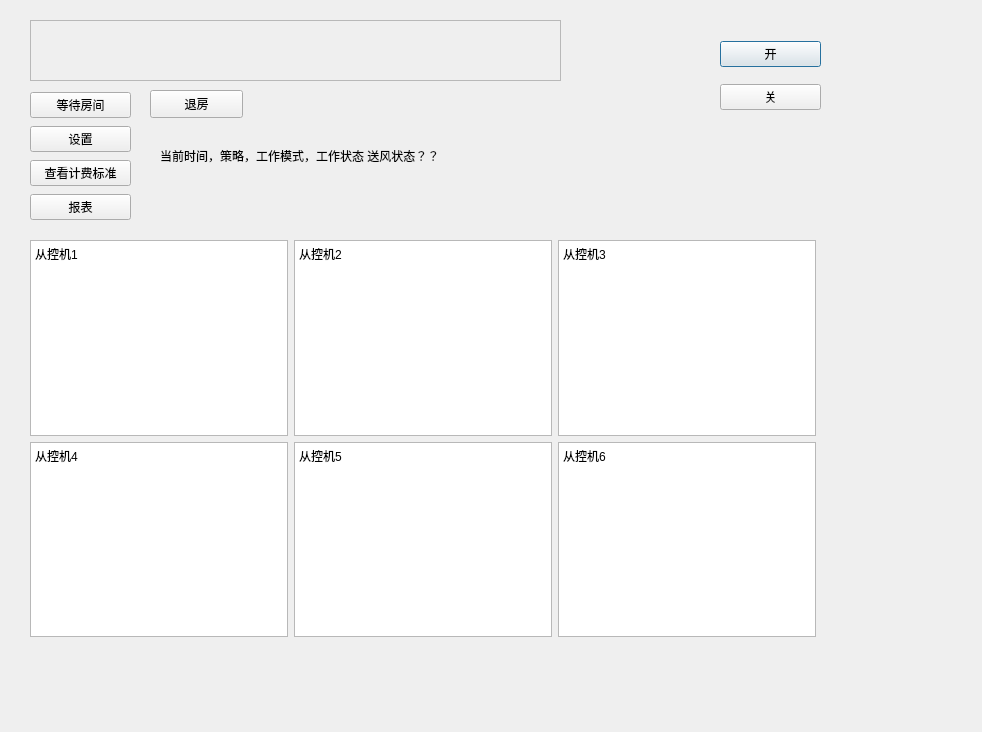
<?xml version="1.0" encoding="UTF-8"?>
<ui version="4.0">
 <class>Serverui</class>
 <widget class="QDialog" name="Serverui">
  <property name="geometry">
   <rect>
    <x>0</x>
    <y>0</y>
    <width>982</width>
    <height>732</height>
   </rect>
  </property>
  <property name="windowTitle">
   <string>Dialog</string>
  </property>
  <widget class="QWidget" name="layoutWidget">
   <property name="geometry">
    <rect>
     <x>720</x>
     <y>30</y>
     <width>101</width>
     <height>91</height>
    </rect>
   </property>
   <layout class="QVBoxLayout" name="verticalLayout">
    <item>
     <widget class="QPushButton" name="onBtn">
      <property name="text">
       <string>开</string>
      </property>
     </widget>
    </item>
    <item>
     <widget class="QPushButton" name="offBtn">
      <property name="text">
       <string>关</string>
      </property>
     </widget>
    </item>
   </layout>
  </widget>
  <widget class="QFrame" name="frame">
   <property name="geometry">
    <rect>
     <x>30</x>
     <y>20</y>
     <width>531</width>
     <height>61</height>
    </rect>
   </property>
   <property name="frameShape">
    <enum>QFrame::StyledPanel</enum>
   </property>
   <property name="frameShadow">
    <enum>QFrame::Raised</enum>
   </property>
   <layout class="QHBoxLayout" name="horizontalLayout"/>
  </widget>
  <widget class="QLabel" name="display">
   <property name="geometry">
    <rect>
     <x>590</x>
     <y>190</y>
     <width>121</width>
     <height>101</height>
    </rect>
   </property>
   <property name="text">
    <string/>
   </property>
  </widget>
  <widget class="QLabel" name="label">
   <property name="geometry">
    <rect>
     <x>160</x>
     <y>100</y>
     <width>351</width>
     <height>111</height>
    </rect>
   </property>
   <property name="text">
    <string>当前时间，策略，工作模式，工作状态 送风状态？？</string>
   </property>
  </widget>
  <widget class="QPushButton" name="checkoutBtn">
   <property name="geometry">
    <rect>
     <x>150</x>
     <y>90</y>
     <width>93</width>
     <height>28</height>
    </rect>
   </property>
   <property name="text">
    <string>退房</string>
   </property>
  </widget>
  <widget class="QWidget" name="layoutWidget">
   <property name="geometry">
    <rect>
     <x>30</x>
     <y>90</y>
     <width>101</width>
     <height>135</height>
    </rect>
   </property>
   <layout class="QVBoxLayout" name="verticalLayout_2">
    <item>
     <widget class="QPushButton" name="waitQueBtn">
      <property name="text">
       <string>等待房间</string>
      </property>
     </widget>
    </item>
    <item>
     <widget class="QPushButton" name="setBtn">
      <property name="text">
       <string>设置</string>
      </property>
     </widget>
    </item>
    <item>
     <widget class="QPushButton" name="pushButton_4">
      <property name="text">
       <string>查看计费标准</string>
      </property>
     </widget>
    </item>
    <item>
     <widget class="QPushButton" name="formBtn">
      <property name="text">
       <string>报表</string>
      </property>
     </widget>
    </item>
   </layout>
  </widget>
  <widget class="QWidget" name="layoutWidget">
   <property name="geometry">
    <rect>
     <x>30</x>
     <y>240</y>
     <width>786</width>
     <height>397</height>
    </rect>
   </property>
   <layout class="QVBoxLayout" name="verticalLayout_3">
    <item>
     <layout class="QHBoxLayout" name="horizontalLayout_3">
      <item>
       <widget class="QTextBrowser" name="s1Browser">
        <property name="html">
         <string>&lt;!DOCTYPE HTML PUBLIC &quot;-//W3C//DTD HTML 4.0//EN&quot; &quot;http://www.w3.org/TR/REC-html40/strict.dtd&quot;&gt;
&lt;html&gt;&lt;head&gt;&lt;meta name=&quot;qrichtext&quot; content=&quot;1&quot; /&gt;&lt;style type=&quot;text/css&quot;&gt;
p, li { white-space: pre-wrap; }
&lt;/style&gt;&lt;/head&gt;&lt;body style=&quot; font-family:'SimSun'; font-size:9pt; font-weight:400; font-style:normal;&quot;&gt;
&lt;p style=&quot; margin-top:0px; margin-bottom:0px; margin-left:0px; margin-right:0px; -qt-block-indent:0; text-indent:0px;&quot;&gt;从控机1&lt;/p&gt;&lt;/body&gt;&lt;/html&gt;</string>
        </property>
       </widget>
      </item>
      <item>
       <widget class="QTextBrowser" name="s2Browser">
        <property name="html">
         <string>&lt;!DOCTYPE HTML PUBLIC &quot;-//W3C//DTD HTML 4.0//EN&quot; &quot;http://www.w3.org/TR/REC-html40/strict.dtd&quot;&gt;
&lt;html&gt;&lt;head&gt;&lt;meta name=&quot;qrichtext&quot; content=&quot;1&quot; /&gt;&lt;style type=&quot;text/css&quot;&gt;
p, li { white-space: pre-wrap; }
&lt;/style&gt;&lt;/head&gt;&lt;body style=&quot; font-family:'SimSun'; font-size:9pt; font-weight:400; font-style:normal;&quot;&gt;
&lt;p style=&quot; margin-top:0px; margin-bottom:0px; margin-left:0px; margin-right:0px; -qt-block-indent:0; text-indent:0px;&quot;&gt;从控机2&lt;/p&gt;&lt;/body&gt;&lt;/html&gt;</string>
        </property>
       </widget>
      </item>
      <item>
       <widget class="QTextBrowser" name="s3Browser">
        <property name="html">
         <string>&lt;!DOCTYPE HTML PUBLIC &quot;-//W3C//DTD HTML 4.0//EN&quot; &quot;http://www.w3.org/TR/REC-html40/strict.dtd&quot;&gt;
&lt;html&gt;&lt;head&gt;&lt;meta name=&quot;qrichtext&quot; content=&quot;1&quot; /&gt;&lt;style type=&quot;text/css&quot;&gt;
p, li { white-space: pre-wrap; }
&lt;/style&gt;&lt;/head&gt;&lt;body style=&quot; font-family:'SimSun'; font-size:9pt; font-weight:400; font-style:normal;&quot;&gt;
&lt;p style=&quot; margin-top:0px; margin-bottom:0px; margin-left:0px; margin-right:0px; -qt-block-indent:0; text-indent:0px;&quot;&gt;从控机3&lt;/p&gt;&lt;/body&gt;&lt;/html&gt;</string>
        </property>
       </widget>
      </item>
     </layout>
    </item>
    <item>
     <layout class="QHBoxLayout" name="horizontalLayout_4">
      <item>
       <widget class="QTextBrowser" name="s4Browser">
        <property name="html">
         <string>&lt;!DOCTYPE HTML PUBLIC &quot;-//W3C//DTD HTML 4.0//EN&quot; &quot;http://www.w3.org/TR/REC-html40/strict.dtd&quot;&gt;
&lt;html&gt;&lt;head&gt;&lt;meta name=&quot;qrichtext&quot; content=&quot;1&quot; /&gt;&lt;style type=&quot;text/css&quot;&gt;
p, li { white-space: pre-wrap; }
&lt;/style&gt;&lt;/head&gt;&lt;body style=&quot; font-family:'SimSun'; font-size:9pt; font-weight:400; font-style:normal;&quot;&gt;
&lt;p style=&quot; margin-top:0px; margin-bottom:0px; margin-left:0px; margin-right:0px; -qt-block-indent:0; text-indent:0px;&quot;&gt;从控机4&lt;/p&gt;&lt;/body&gt;&lt;/html&gt;</string>
        </property>
       </widget>
      </item>
      <item>
       <widget class="QTextBrowser" name="s5Browser">
        <property name="html">
         <string>&lt;!DOCTYPE HTML PUBLIC &quot;-//W3C//DTD HTML 4.0//EN&quot; &quot;http://www.w3.org/TR/REC-html40/strict.dtd&quot;&gt;
&lt;html&gt;&lt;head&gt;&lt;meta name=&quot;qrichtext&quot; content=&quot;1&quot; /&gt;&lt;style type=&quot;text/css&quot;&gt;
p, li { white-space: pre-wrap; }
&lt;/style&gt;&lt;/head&gt;&lt;body style=&quot; font-family:'SimSun'; font-size:9pt; font-weight:400; font-style:normal;&quot;&gt;
&lt;p style=&quot; margin-top:0px; margin-bottom:0px; margin-left:0px; margin-right:0px; -qt-block-indent:0; text-indent:0px;&quot;&gt;从控机5&lt;/p&gt;&lt;/body&gt;&lt;/html&gt;</string>
        </property>
       </widget>
      </item>
      <item>
       <widget class="QTextBrowser" name="s6">
        <property name="html">
         <string>&lt;!DOCTYPE HTML PUBLIC &quot;-//W3C//DTD HTML 4.0//EN&quot; &quot;http://www.w3.org/TR/REC-html40/strict.dtd&quot;&gt;
&lt;html&gt;&lt;head&gt;&lt;meta name=&quot;qrichtext&quot; content=&quot;1&quot; /&gt;&lt;style type=&quot;text/css&quot;&gt;
p, li { white-space: pre-wrap; }
&lt;/style&gt;&lt;/head&gt;&lt;body style=&quot; font-family:'SimSun'; font-size:9pt; font-weight:400; font-style:normal;&quot;&gt;
&lt;p style=&quot; margin-top:0px; margin-bottom:0px; margin-left:0px; margin-right:0px; -qt-block-indent:0; text-indent:0px;&quot;&gt;从控机6&lt;/p&gt;&lt;/body&gt;&lt;/html&gt;</string>
        </property>
       </widget>
      </item>
     </layout>
    </item>
   </layout>
  </widget>
 </widget>
 <resources/>
 <connections/>
</ui>
